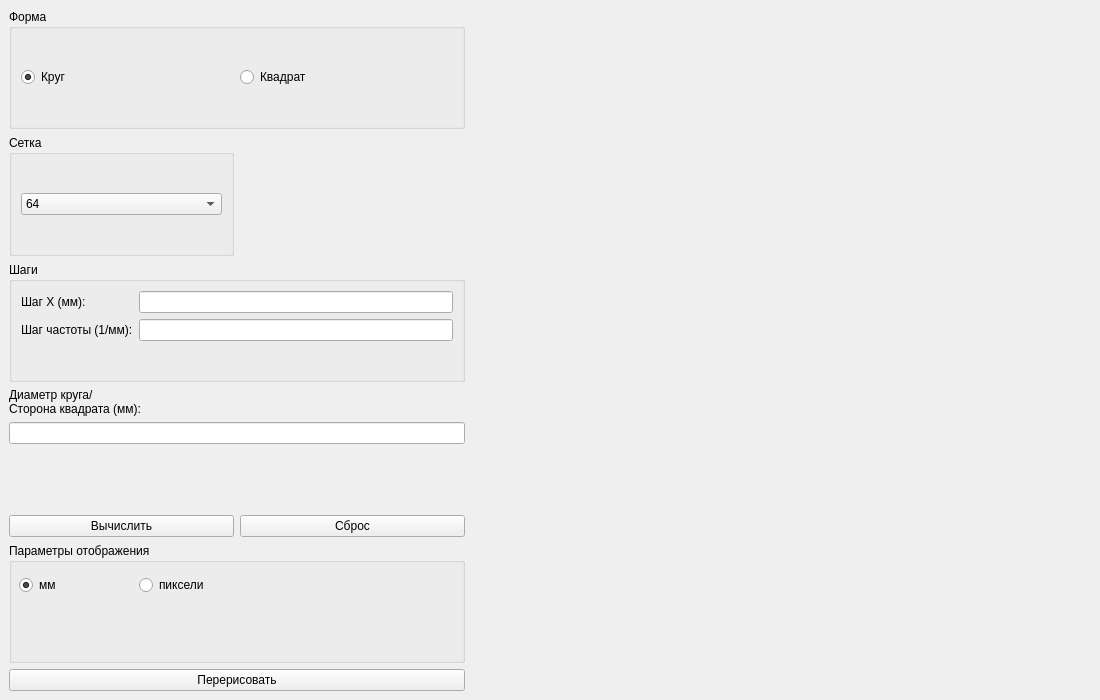
<?xml version="1.0" encoding="UTF-8"?>
<ui version="4.0">
 <class>SpectrumWindow</class>
 <widget class="QMainWindow" name="SpectrumWindow">
  <property name="geometry">
   <rect>
    <x>0</x>
    <y>0</y>
    <width>1100</width>
    <height>700</height>
   </rect>
  </property>
  <property name="windowTitle">
   <string>Lab 6 — FFT Spectrum</string>
  </property>
  <widget class="QWidget" name="centralwidget">
   <layout class="QGridLayout" name="gridLayout">
    <item row="0" column="0" colspan="2">
     <widget class="QGroupBox" name="groupShape">
      <property name="title">
       <string>Форма</string>
      </property>
      <layout class="QHBoxLayout" name="shapeLayout">
       <item>
        <widget class="QRadioButton" name="rbCircle">
         <property name="text">
          <string>Круг</string>
         </property>
         <property name="checked">
          <bool>true</bool>
         </property>
        </widget>
       </item>
       <item>
        <widget class="QRadioButton" name="rbSquare">
         <property name="text">
          <string>Квадрат</string>
         </property>
        </widget>
       </item>
      </layout>
     </widget>
    </item>
    <item row="0" column="2" rowspan="7">
     <layout class="QGridLayout" name="plotGrid">
      <item row="0" column="0">
       <widget class="QCustomPlot" name="plotFunc" native="true">
        <property name="minimumSize">
         <size>
          <width>300</width>
          <height>280</height>
         </size>
        </property>
       </widget>
      </item>
      <item row="0" column="1">
       <widget class="QCustomPlot" name="plotSpectrum" native="true">
        <property name="minimumSize">
         <size>
          <width>300</width>
          <height>280</height>
         </size>
        </property>
       </widget>
      </item>
      <item row="1" column="0" colspan="2">
       <widget class="QCustomPlot" name="plotSections" native="true">
        <property name="minimumSize">
         <size>
          <width>620</width>
          <height>280</height>
         </size>
        </property>
       </widget>
      </item>
     </layout>
    </item>
    <item row="1" column="0">
     <widget class="QGroupBox" name="groupGrid">
      <property name="title">
       <string>Сетка</string>
      </property>
      <layout class="QVBoxLayout" name="gridLayout_2">
       <item>
        <widget class="QComboBox" name="cbSize">
         <item>
          <property name="text">
           <string>64</string>
          </property>
         </item>
         <item>
          <property name="text">
           <string>128</string>
          </property>
         </item>
         <item>
          <property name="text">
           <string>256</string>
          </property>
         </item>
         <item>
          <property name="text">
           <string>512</string>
          </property>
         </item>
         <item>
          <property name="text">
           <string>1024</string>
          </property>
         </item>
        </widget>
       </item>
      </layout>
     </widget>
    </item>
    <item row="2" column="0" colspan="2">
     <widget class="QGroupBox" name="groupSteps">
      <property name="title">
       <string>Шаги</string>
      </property>
      <layout class="QFormLayout" name="stepsFormLayout">
       <item row="0" column="0">
        <widget class="QLabel" name="labelStepX">
         <property name="text">
          <string>Шаг X (мм):</string>
         </property>
        </widget>
       </item>
       <item row="0" column="1">
        <widget class="QLineEdit" name="edStepX"/>
       </item>
       <item row="1" column="0">
        <widget class="QLabel" name="labelStepFreq">
         <property name="text">
          <string>Шаг частоты (1/мм):</string>
         </property>
        </widget>
       </item>
       <item row="1" column="1">
        <widget class="QLineEdit" name="edStepFreq">
         <property name="readOnly">
          <bool>true</bool>
         </property>
        </widget>
       </item>
      </layout>
     </widget>
    </item>
    <item row="3" column="0" colspan="2">
     <layout class="QFormLayout" name="diameterFormLayout">
      <item row="1" column="0" colspan="2">
       <widget class="QLineEdit" name="edDiameter"/>
      </item>
      <item row="0" column="0" colspan="2">
       <widget class="QLabel" name="labelDiameter">
        <property name="text">
         <string>Диаметр круга/
Сторона квадрата (мм):</string>
        </property>
       </widget>
      </item>
     </layout>
    </item>
    <item row="4" column="0">
     <widget class="QPushButton" name="btnCompute">
      <property name="text">
       <string>Вычислить</string>
      </property>
     </widget>
    </item>
    <item row="4" column="1">
     <widget class="QPushButton" name="btnReset">
      <property name="text">
       <string>Сброс</string>
      </property>
     </widget>
    </item>
    <item row="5" column="0" colspan="2">
     <widget class="QGroupBox" name="groupRendering">
      <property name="title">
       <string>Параметры отображения</string>
      </property>
      <widget class="QRadioButton" name="rbMM">
       <property name="geometry">
        <rect>
         <x>10</x>
         <y>30</y>
         <width>110</width>
         <height>24</height>
        </rect>
       </property>
       <property name="text">
        <string>мм</string>
       </property>
       <property name="checked">
        <bool>true</bool>
       </property>
      </widget>
      <widget class="QRadioButton" name="rbPixels">
       <property name="geometry">
        <rect>
         <x>130</x>
         <y>30</y>
         <width>110</width>
         <height>24</height>
        </rect>
       </property>
       <property name="text">
        <string>пиксели</string>
       </property>
      </widget>
     </widget>
    </item>
    <item row="6" column="0" colspan="2">
     <widget class="QPushButton" name="btnRender">
      <property name="text">
       <string>Перерисовать</string>
      </property>
     </widget>
    </item>
   </layout>
  </widget>
 </widget>
 <customwidgets>
  <customwidget>
   <class>QCustomPlot</class>
   <extends>QWidget</extends>
   <header>qcustomplot.h</header>
  </customwidget>
 </customwidgets>
 <resources/>
 <connections/>
</ui>
